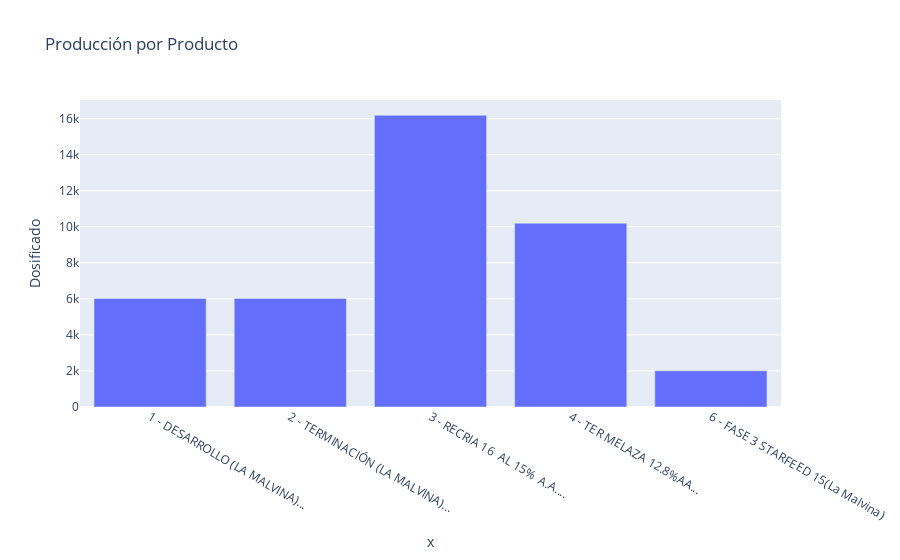

The cell this chart's notebook holds for it:
### Code cell
nombre = (df.index + 1).astype(str) + " - " + df['Nombre']

# Crear gráfico de barras
fig = px.bar(df, x=nombre, y='Dosificado', title='Producción por Producto')

# Mostrar el gráfico
fig.show()

### Figure 1 — Plotly figure (JSON) as saved in the notebook; plotly's stock layout.template omitted (floating-point values rounded to 4 significant figures)
{"data": [{"hovertemplate": "x=%{x}<br>Dosificado=%{y}<extra></extra>", "legendgroup": "", "marker": {"color": "#636efa", "pattern": {"shape": ""}}, "name": "", "orientation": "v", "showlegend": false, "textposition": "auto", "type": "bar", "x": ["1 - DESARROLLO (LA MALVINA)...", "2 - TERMINACIÓN (LA MALVINA)...", "3 - RECRIA 16  AL 15%  A.A....", "4 - TER MELAZA 12.8%AA...", "6 - FASE 3 STARFEED 15(La Malvina)"], "xaxis": "x", "y": [6024.0, 6023.0, 16180.0, 10200.0, 2013.0], "yaxis": "y"}], "layout": {"barmode": "relative", "legend": {"tracegroupgap": 0}, "title": {"text": "Producción por Producto"}, "xaxis": {"anchor": "y", "domain": [0, 1], "title": {"text": "x"}}, "yaxis": {"anchor": "x", "domain": [0, 1], "title": {"text": "Dosificado"}}}}
